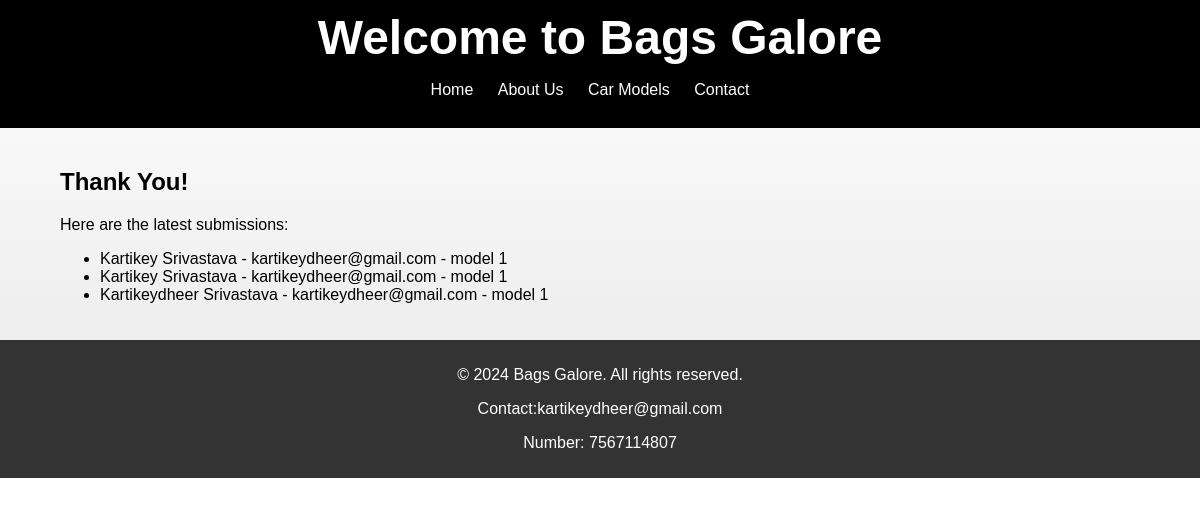
The app's page /thank_you with its own data.
### tables this page shows
CREATE TABLE submissions (
            id INTEGER PRIMARY KEY AUTOINCREMENT,
            name TEXT NOT NULL,
            email TEXT NOT NULL,
            bag_model TEXT NOT NULL
        );

### app.py (the view)
@app.route('/thank_you')
def thank_you():
    conn = sqlite3.connect(DB_NAME)
    cursor = conn.cursor()
    cursor.execute('SELECT * FROM submissions ORDER BY id DESC')
    submissions = cursor.fetchall()
    conn.close()
    return render_template('thank_you.html', submissions=submissions)

### templates/thank_you.html (shortened to what this page needs)
<!DOCTYPE html>
<html lang="en">
<head>
    <link rel="stylesheet" href="{{ url_for('static', filename='style.css') }}">
</head>
<body>
    <header>
        <div class="container">
            <h1>Welcome to Bags Galore</h1>
            <nav>
                <ul>
                    <li><a href="/">Home</a></li>
                    <li><a href="#about">About Us</a></li>
                    <li><a href="#models">Car Models</a></li>
                    <li><a href="#contact">Contact</a></li>
                </ul>
            </nav>
        </div>
    </header>
    <main>
        <div class="container">
            <h2>Thank You!</h2>
            <p>Here are the latest submissions:</p>
            <ul>
                {% for submission in submissions %}
                <li>{{ submission[1] }} - {{ submission[2] }} - {{ submission[3] }}</li>
                {% endfor %}
            </ul>
        </div>
    </main>
    <footer >
        <div class="container">
            <p>&copy; 2024 Bags Galore. All rights reserved.</p>
            <p>Contact:<a href="kartikeydheer@gmai.com">kartikeydheer@gmail.com</a></p>
            <p>Number: 7567114807</p>
        </div>
    </footer>
</body>
</html>

### static/style.css (style rules this page uses)
body { font-family: Arial, sans-serif; margin: 0; padding: 0; background: linear-gradient(to bottom, #ffffff, #e6e6e6); }
.container { width: 90%; margin: 0 auto; justify-content: flex-end; margin-bottom: 0%; }
header { background-color: #000000; color: #fff; padding: 10px 0; text-align: center; border-bottom: 3px solid #000000; }
header h1 { margin: 0; font-size: 3em; animation: colorChange 5s infinite; text-align: center; }
nav ul { list-style-type: none; padding: 0; }
nav ul li { display: inline; margin-right: 20px; }
nav ul li a { color: #fff; text-decoration: none; transition: color 0.3s; }
main { padding: 20px 0; }
footer { background-color: #333; color: #fff; text-align: center; padding: 10px 0; justify-content: flex-end; bottom: 0; margin-bottom: 0%; }
footer a { color: #fff; text-decoration: none; }

### records on screen
submissions: name "Kartikey Srivastava", email "kartikeydheer@gmail.com", bag_model "model 1"
submissions: name "Kartikey Srivastava", email "kartikeydheer@gmail.com", bag_model "model 1"
submissions: name "Kartikeydheer Srivastava", email "kartikeydheer@gmail.com", bag_model "model 1"
